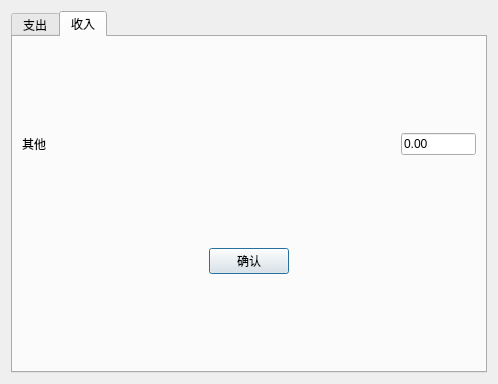
<?xml version="1.0" encoding="UTF-8"?>
<ui version="4.0">
 <class>Dialog</class>
 <widget class="QDialog" name="Dialog">
  <property name="geometry">
   <rect>
    <x>0</x>
    <y>0</y>
    <width>498</width>
    <height>384</height>
   </rect>
  </property>
  <property name="windowTitle">
   <string>Dialog</string>
  </property>
  <layout class="QVBoxLayout" name="centralLayout">
   <item>
    <widget class="QTabWidget" name="tabWidget">
     <property name="currentIndex">
      <number>1</number>
     </property>
     <widget class="QWidget" name="tab_expense">
      <attribute name="title">
       <string>支出</string>
      </attribute>
      <layout class="QVBoxLayout" name="expenseLayout" stretch="1,6">
       <item>
        <layout class="QHBoxLayout" name="expenseTitleLayout" stretch="1,4,1">
         <item>
          <widget class="QLabel" name="label_expenseType">
           <property name="text">
            <string>其他</string>
           </property>
          </widget>
         </item>
         <item>
          <spacer name="horizontalSpacer_2">
           <property name="orientation">
            <enum>Qt::Horizontal</enum>
           </property>
           <property name="sizeHint" stdset="0">
            <size>
             <width>451</width>
             <height>20</height>
            </size>
           </property>
          </spacer>
         </item>
         <item>
          <widget class="QLineEdit" name="lineEdit_expenseVal">
           <property name="text">
            <string>0.00</string>
           </property>
          </widget>
         </item>
        </layout>
       </item>
       <item>
        <layout class="QGridLayout" name="expenseTypeLayout"/>
       </item>
      </layout>
     </widget>
     <widget class="QWidget" name="tab_income">
      <attribute name="title">
       <string>收入</string>
      </attribute>
      <layout class="QVBoxLayout" name="incomeLayout" stretch="1,6,0">
       <item>
        <layout class="QHBoxLayout" name="incomeTitleLayout" stretch="1,4,1">
         <item>
          <widget class="QLabel" name="label_incomeType">
           <property name="text">
            <string>其他</string>
           </property>
          </widget>
         </item>
         <item>
          <spacer name="horizontalSpacer">
           <property name="orientation">
            <enum>Qt::Horizontal</enum>
           </property>
           <property name="sizeHint" stdset="0">
            <size>
             <width>453</width>
             <height>20</height>
            </size>
           </property>
          </spacer>
         </item>
         <item>
          <widget class="QLineEdit" name="lineEdit_incomeVal">
           <property name="text">
            <string>0.00</string>
           </property>
          </widget>
         </item>
        </layout>
       </item>
       <item>
        <layout class="QGridLayout" name="incomeTypeLayout"/>
       </item>
       <item>
        <layout class="QHBoxLayout" name="finishLayout">
         <item>
          <spacer name="horizontalSpacer_3">
           <property name="orientation">
            <enum>Qt::Horizontal</enum>
           </property>
           <property name="sizeHint" stdset="0">
            <size>
             <width>40</width>
             <height>20</height>
            </size>
           </property>
          </spacer>
         </item>
         <item>
          <widget class="QPushButton" name="pushButton_confirm">
           <property name="text">
            <string>确认</string>
           </property>
          </widget>
         </item>
         <item>
          <spacer name="horizontalSpacer_4">
           <property name="orientation">
            <enum>Qt::Horizontal</enum>
           </property>
           <property name="sizeHint" stdset="0">
            <size>
             <width>40</width>
             <height>20</height>
            </size>
           </property>
          </spacer>
         </item>
        </layout>
       </item>
      </layout>
     </widget>
    </widget>
   </item>
  </layout>
 </widget>
 <resources/>
 <connections/>
</ui>
